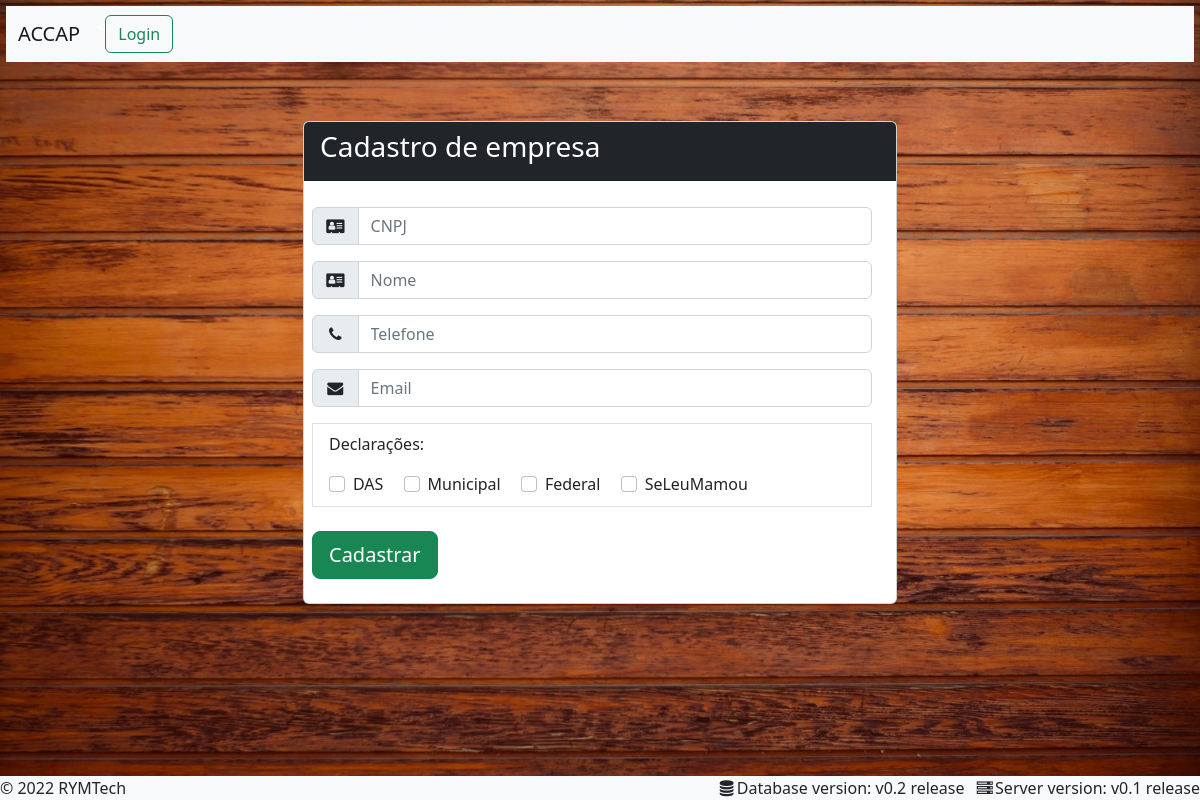
The page /cadastrar.php on the database as committed earlier.
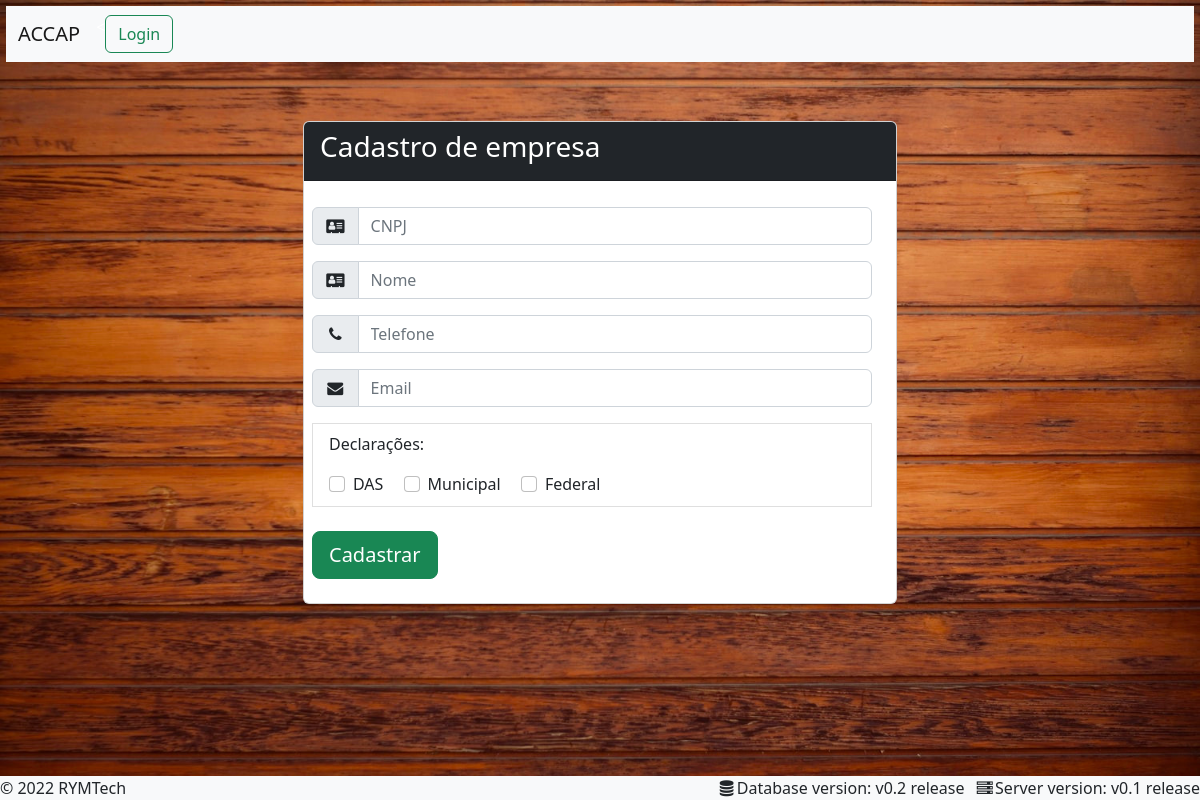
The same page on the database as committed later.
### tables this page shows
CREATE TABLE `tipoDeclaracao` (
  `id` int NOT NULL,
  `nome` varchar(60) NOT NULL
);

### banco.php (called while the page is built, shortened)
<?php
function buscarTipoDeclaracao(){
    include 'conecta.php';
    $tipos = array();
    $res = mysqli_query($conexao, "select * from tipoDeclaracao;") or die("erro ao selecionar");
    while ($row = mysqli_fetch_assoc($res)) {
        array_push($tipos, $row);
    }
    return $tipos;
}

### cadastrar.php (the view, shortened to what this page needs)
<?php
include 'cabecalho.php';
include 'banco.php';
$tipoDeclara = buscarTipoDeclaracao();
?>
<div class=" text-white d-flex jumbotron justify-content-center">
    <div class="card col-md-6" style="margin-top: 5%;">
        <div class="bg-dark card-header">
            <h3 class="card-title">Cadastro de empresa</h3>
        </div>
        <div class="card-body list-group list-group-flush" style="margin: 8px;">
            <form accept-charset="UTF-8" role="form" action="<?php echo htmlspecialchars($_SERVER[" PHP_SELF "]); ?>" method="post">
                <fieldset>
                    <div class="col-auto" style="margin-top: 2px;">
                        <div class="input-group mb-3">
                            <div class="input-group-text"><i class="fa fa-address-card fa-fw "></i></div>
                            <input type="text" class="form-control" id="cnpj" name="cnpj" placeholder="CNPJ" required>
                        </div>
                        <div class="input-group mb-3">
                            <div class="input-group-text"><i class="fa fa-address-card fa-fw "></i></div>
                            <input type="text" class="form-control" id="nome" name="nome" placeholder="Nome" required>
                        </div>
                        <div class="input-group col-auto mb-3">
                            <div class="input-group-text"><i class="fa fa-phone fa-fw"></i></div>
                            <input type="text" class="form-control" id="telefone" name="telefone" placeholder="Telefone" required>
                        </div>
                        <div class="input-group col-auto mb-3">
                            <div class="input-group-text"><i class="fa fa-envelope fa-fw"></i></div>
                            <input type="email" class="form-control" id="email" name="email" placeholder="Email" required>
                        </div>
                    </div>
                    <div class="form-group col-md-12 list-group-item">
                        <p>Declarações:</p>
                        <?php foreach ($tipoDeclara as $tipo) { ?>
                            <div class="form-check form-check-inline">
                                <input class="form-check-input" name="declara[]" value="<?php echo $tipo['nome'] ?>" type="checkbox" id="<?php echo $tipo['nome'] ?>">
                                <label class="form-check-label" for="<?php echo $tipo['nome'] ?>"><?php echo $tipo['nome'] ?></label>
                            </div>
                        <?php } ?>
                    </div>
                </fieldset>
                <div class="form-group pull-left col-md-2">
                    <input class="btn btn-lg btn-success btn-block" type="submit" value="Cadastrar">
                </div>
            </form>
        </div>
    </div>
</div>
<?php include "rodape.php"; ?>

Rows that differ between the two databases and show on the page:
removed tipodeclaracao: nome "SeLeuMamou"
